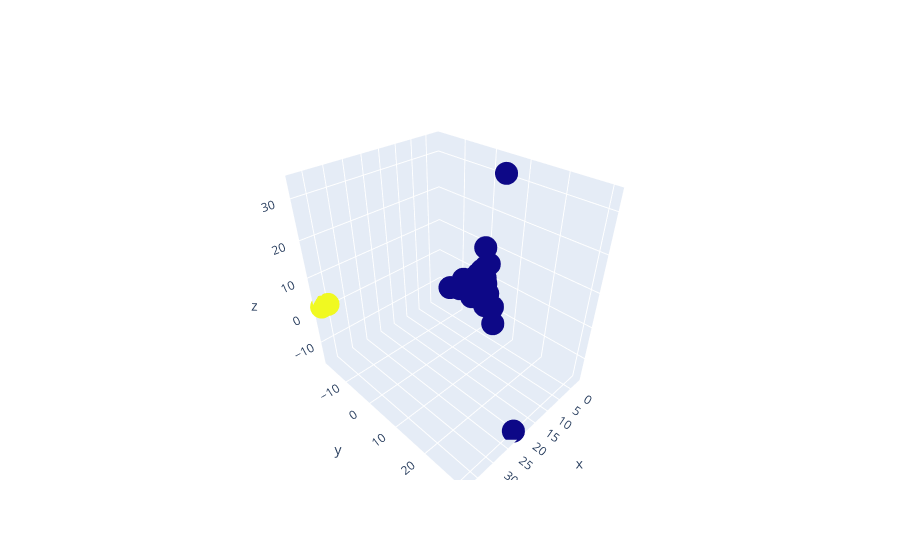

This figure's notebook cell:
### Code cell
fig = go.Figure()
fig.add_trace(go.Scatter3d(x = pca_df["pca_Component1"], y = pca_df["pca_Component2"],z = pca_df["pca_Component3"],
                         mode = "markers",marker = dict(color = pca_df["pca_Cluster"])))

### Figure 1 — Plotly figure (JSON) as saved in the notebook; plotly's stock layout.template omitted (floating-point values rounded to 4 significant figures; data arrays with more than 128 entries replaced by an {"elided": "..."} marker saying what was removed)
{"data": [{"marker": {"color": {"elided": "617 int values"}}, "mode": "markers", "type": "scatter3d", "x": {"elided": "617 float values"}, "y": {"elided": "617 float values"}, "z": {"elided": "617 float values"}}], "layout": {}}
